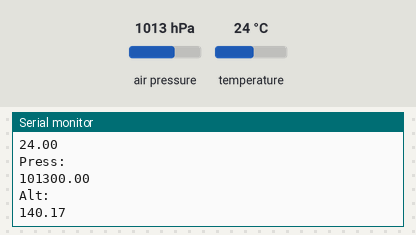
The sketch below on a simulated ESP8266 (NodeMCU). Shown: the last lines printed to the serial monitor. The inputs (shaded band) are chosen by the test bench; at power-on: air pressure 1013 hPa, temperature 24 °C. WiFi joins after 1.5 s; servers stay silent unless stated; no MQTT or app messages arrive unless stated.

Above: at 2.7 s.
2.8 s: air pressure set to 952 hPa
7.8 s: temperature set to 12 °C
At 12.0 s:
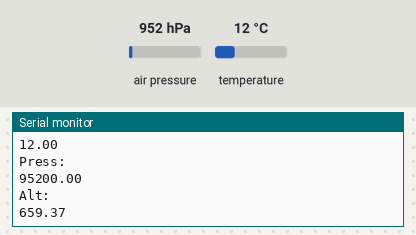
12.8 s: air pressure set to 975 hPa
At 22.3 s:
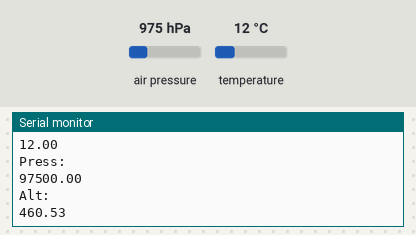
Timing chart, 0 to 23.8 s (numbered marks = the images above; inputs shaded):
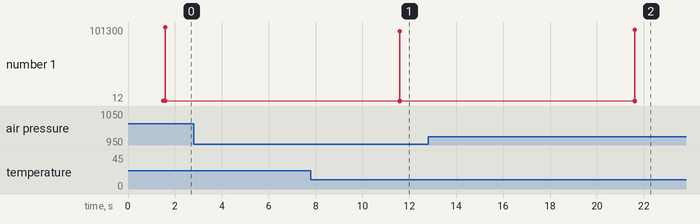

Measured:
- after the input at 7.8 s, the serial monitor: prints a new line after 3.8 s (image 1)
- after the input at 12.8 s, the serial monitor: prints a new line after 8.8 s (image 2)
- plotted number 1: 659.37 → 460.53 after the input at 12.8 s

The sketch:

bmp180.ino
```cpp
#include <Adafruit_BMP085.h>
#include <Wire.h>

#include <ESP8266WiFi.h>
#include <PubSubClient.h>

#define wifi_ssid "SSID"
#define wifi_password "PW"

#define mqtt_server "192.168.11.8"

#define temp_topic "sensors/station2/temperature"
#define pressure_topic "sensors/station2/airpressure"
#define sealevel_topic "sensors/station2/seaairpressure"

Adafruit_BMP085 bmp;

#define ALTITUDE 12.0 //alt of hamburg in m

WiFiClient espClient;
PubSubClient client(espClient);

void setup() {
  Serial.begin(9600);

  if (bmp.begin())
    Serial.println("BMP180 init success");
  else
  {

    Serial.println("BMP180 init fail\n\n");
    while(1); // Pause
  }
  setup_wifi();
  client.setServer(mqtt_server, 1883);
}


void setup_wifi() {
  delay(10);
  // wifi connection
  Serial.println();
  Serial.print("Connecting to ");
  Serial.println(wifi_ssid);

  WiFi.begin(wifi_ssid, wifi_password);

  while (WiFi.status() != WL_CONNECTED) {
    delay(500);
    Serial.print(".");
  }

  // optional
  Serial.println("");
  Serial.println("WiFi connected");
  Serial.println("IP address: ");
  Serial.println(WiFi.localIP());;
}

void reconnect() {
  // reconnect loop
  while (!client.connected()) {
    Serial.print("Attempting MQTT connection...");
    if (client.connect("ESP8266Client")) {
      Serial.println("connected");
    } else {
      Serial.print("failed, rc=");
      Serial.print(client.state());
      Serial.println(" try again in 5 seconds");
      // 5s delay
      delay(5000);
    }
  }
}

void loop() {

  if (!client.connected()) {
    reconnect();
  }
  client.loop();

  float t = bmp.readTemperature();
  float p = bmp.readPressure();
  float a = bmp.readAltitude(103000);// insert pressure at sea level

  client.publish(temp_topic, String(t).c_str(), true);
  client.publish(pressure_topic, String(p).c_str(), true);
  client.publish(sealevel_topic, String(a).c_str(), true);

  Serial.println("Temp:" );
  Serial.print(String(t).c_str());
  Serial.println("");
  Serial.println("Press:");
  Serial.println(String(p).c_str());
  Serial.println("");
  Serial.println("Alt:");
  Serial.println(String(a).c_str());
  Serial.println("");
  delay(10000);  // Pause for 10 seconds.
}
```
